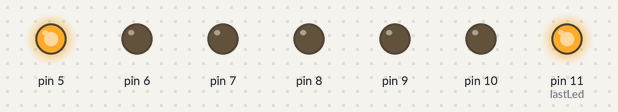
A sketch run on a simulated Arduino Uno, built with avr-gcc and run on an emulated ATmega328P. Shown: output pins drawn as LEDs (lit = HIGH).

Above: at 0.5 s.
At 2.5 s:
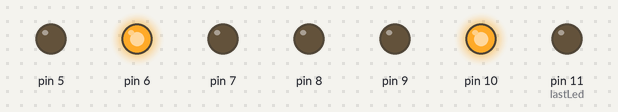
At 4.5 s:
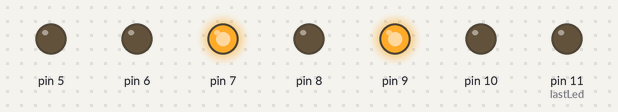
At 9.5 s:
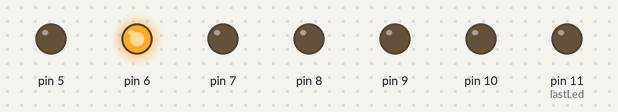
At 13.5 s:
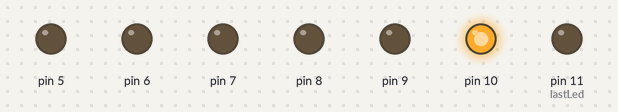
At 18.5 s:
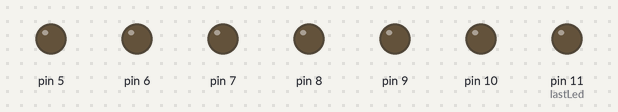
Timing chart, 0 to 19.5 s (numbered marks = the images above):
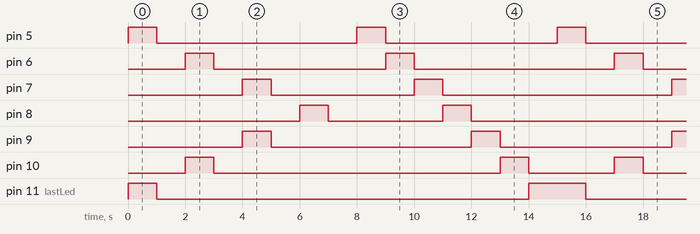

The sketch:

SequenceAndMiddle.ino
```cpp
int dTime = 1000;

int led = 5;
int curLed = led;
int seq = 0;

int lastLed = 11;
int midInc = 0;

int curTime = 0;

void setup() {
  // put your setup code here, to run once:
  for (int i = 5; i < 12; i++) {
    pinMode(i, OUTPUT);
  }
}

void sequence() {
  digitalWrite(curLed, HIGH);
  curLed++;
  delay(dTime);
  digitalWrite(curLed - 1, LOW);
  if (curLed == 12) {
    curLed = led;
    seq = 0;
  }
}

void middle() {
  digitalWrite(curLed, HIGH);
  digitalWrite(lastLed - midInc, HIGH);
  delay(dTime);
  digitalWrite(curLed, LOW);
  digitalWrite(lastLed - midInc, LOW);
  curLed++;
  midInc++;
  if (curLed == 8) {
    delay(dTime);
    digitalWrite(7, LOW);
    digitalWrite(9, LOW);
    digitalWrite(curLed, HIGH);
    delay(dTime);
    digitalWrite(curLed, LOW);
    curLed = led;
    midInc = 0;
    seq = 1;
  }
  delay(dTime);
}

void loop() {
  // put your main code here, to run repeatedly:
  if (seq == 1) {
    sequence();
  } else {
    middle();
  }
}
```

Measured:
- by itself, pin 5, pin 9: repeats every 15.0 s: LOW 7.0 s, HIGH 1.0 s, LOW 6.0 s, HIGH 1.0 s
- by itself, pin 6: repeats every 15.0 s: LOW 6.0 s, HIGH 1.0 s, LOW 7.0 s, HIGH 1.0 s
- by itself, pin 7: repeats every 15.0 s: LOW 5.0 s, HIGH 1.0 s, LOW 8.0 s, HIGH 1.0 s
- by itself, pin 8: repeats every 15.0 s: LOW 4.0 s, HIGH 1.0 s, LOW 9.0 s, HIGH 1.0 s
- by itself, pin 10: repeats every 15.0 s: LOW 10.0 s, HIGH 1.0 s, LOW 3.0 s, HIGH 1.0 s
- by itself, pin 11 (lastLed): repeats every 15.0 s: LOW 13.0 s, HIGH 2.0 s
